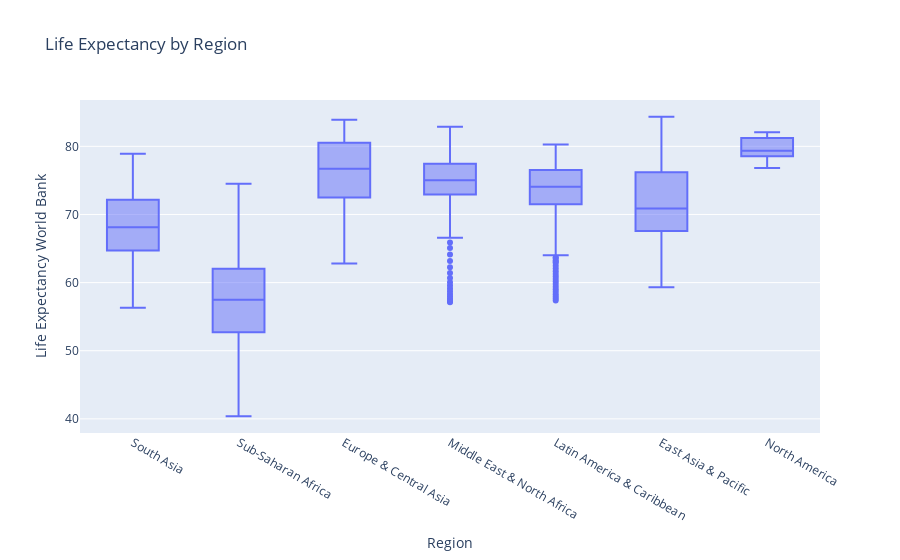

The notebook cell this image was saved under:
### Markdown cell above
# BOX AND WHISHKER PLOT

### Code cell
# Box and Whisker Plot for Life Expectancy by Region
fig = px.box(df, x='Region', y='Life Expectancy World Bank', title='Life Expectancy by Region')
fig.show()

### Figure 1 — Plotly figure (JSON) as saved in the notebook; plotly's stock layout.template omitted (floating-point values rounded to 4 significant figures; data arrays with more than 128 entries replaced by an {"elided": "..."} marker saying what was removed)
{"data": [{"alignmentgroup": "True", "hovertemplate": "Region=%{x}<br>Life Expectancy World Bank=%{y}<extra></extra>", "legendgroup": "", "marker": {"color": "#636efa"}, "name": "", "notched": false, "offsetgroup": "", "orientation": "v", "showlegend": false, "type": "box", "x": {"elided": "3306 str values"}, "x0": " ", "xaxis": "x", "y": {"elided": "3306 float values"}, "y0": " ", "yaxis": "y"}], "layout": {"boxmode": "group", "legend": {"tracegroupgap": 0}, "title": {"text": "Life Expectancy by Region"}, "xaxis": {"anchor": "y", "domain": [0, 1], "title": {"text": "Region"}}, "yaxis": {"anchor": "x", "domain": [0, 1], "title": {"text": "Life Expectancy World Bank"}}}}
